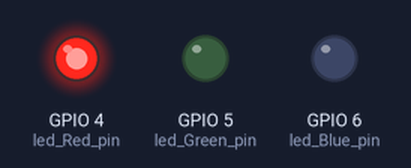
The program below on a simulated Raspberry Pi (BCM pin numbers). Shown: output pins drawn as LEDs (lit = HIGH). What the program prints to the terminal is not drawn. At 30.0 s the program stops and its outputs stay as they are.

Above: at 0.2 s.
At 0.7 s:
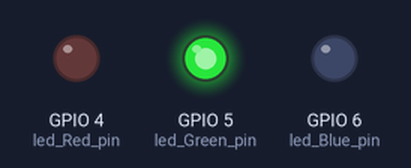
At 2.7 s:
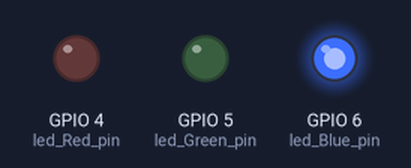
Timing chart, 0 to 3.5 s (numbered marks = the images above):
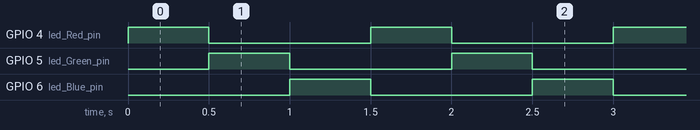

The program:

HGDmission013001.py
```python
import RPi.GPIO as GPIO
import time

led_Red_pin =4

led_Green_pin = 5

led_Blue_pin =6

GPIO.setmode(GPIO.BCM)

GPIO.setup(led_Red_pin,GPIO.OUT)

GPIO.setup(led_Blue_pin,GPIO.OUT)

GPIO.setup(led_Green_pin,GPIO.OUT)


for i in range(20):
		GPIO.output(led_Red_pin,True)
		GPIO.output(led_Green_pin,False)
		GPIO.output(led_Blue_pin,False)
		print(i+1,"번째")
		print("Red on")
		time.sleep(0.5)
		GPIO.output(led_Red_pin,False)
		GPIO.output(led_Green_pin,True)
		GPIO.output(led_Blue_pin,False)
		print("Green")
		time.sleep(0.5)
		GPIO.output(led_Red_pin,False)
		GPIO.output(led_Green_pin,False)
		GPIO.output(led_Blue_pin,True)
		print("Blue")
		time.sleep(0.5)
GPIO.cleanup()
```

Measured:
- by itself, GPIO 4 (led_Red_pin), GPIO 5 (led_Green_pin): alternates HIGH for 0.50 s and LOW for 1.0 s, 40 changes in all, then stays LOW
- by itself, GPIO 6 (led_Blue_pin): alternates HIGH for 0.50 s and LOW for 1.0 s
